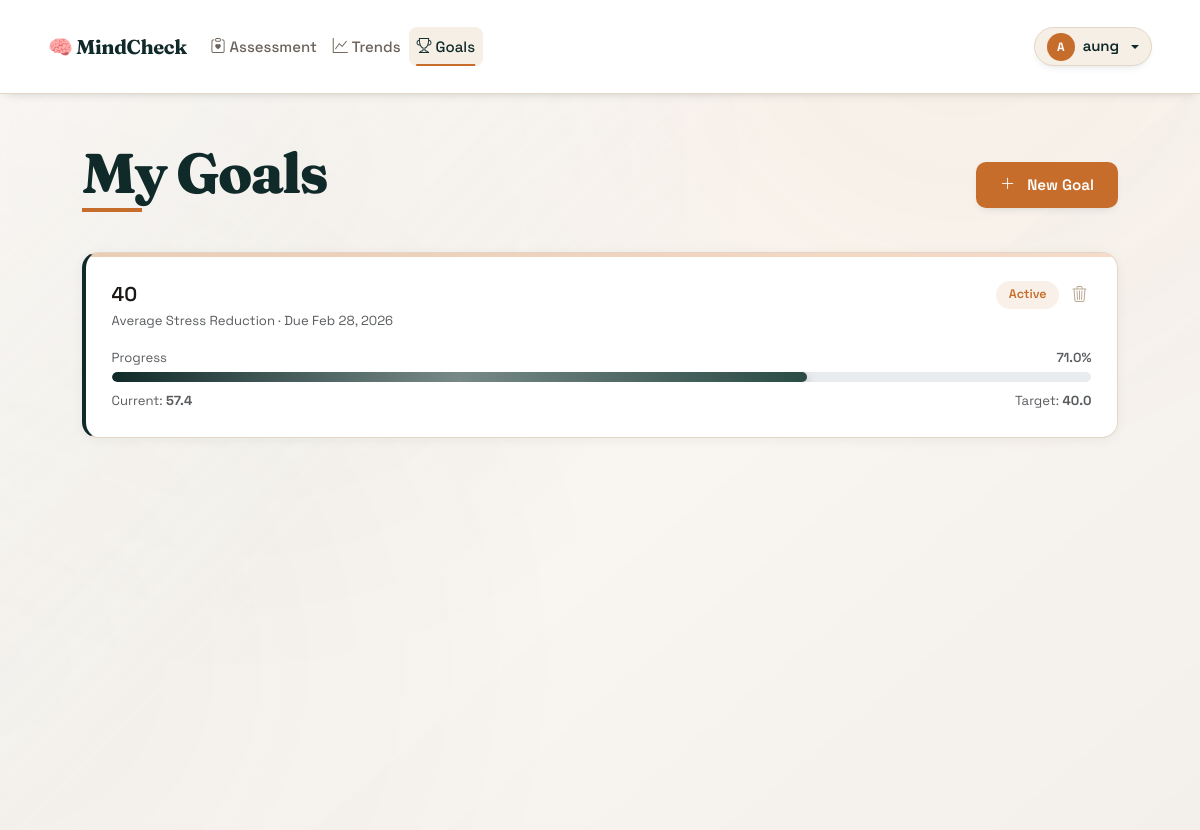
Before: /goals (signed in) with the older database file.
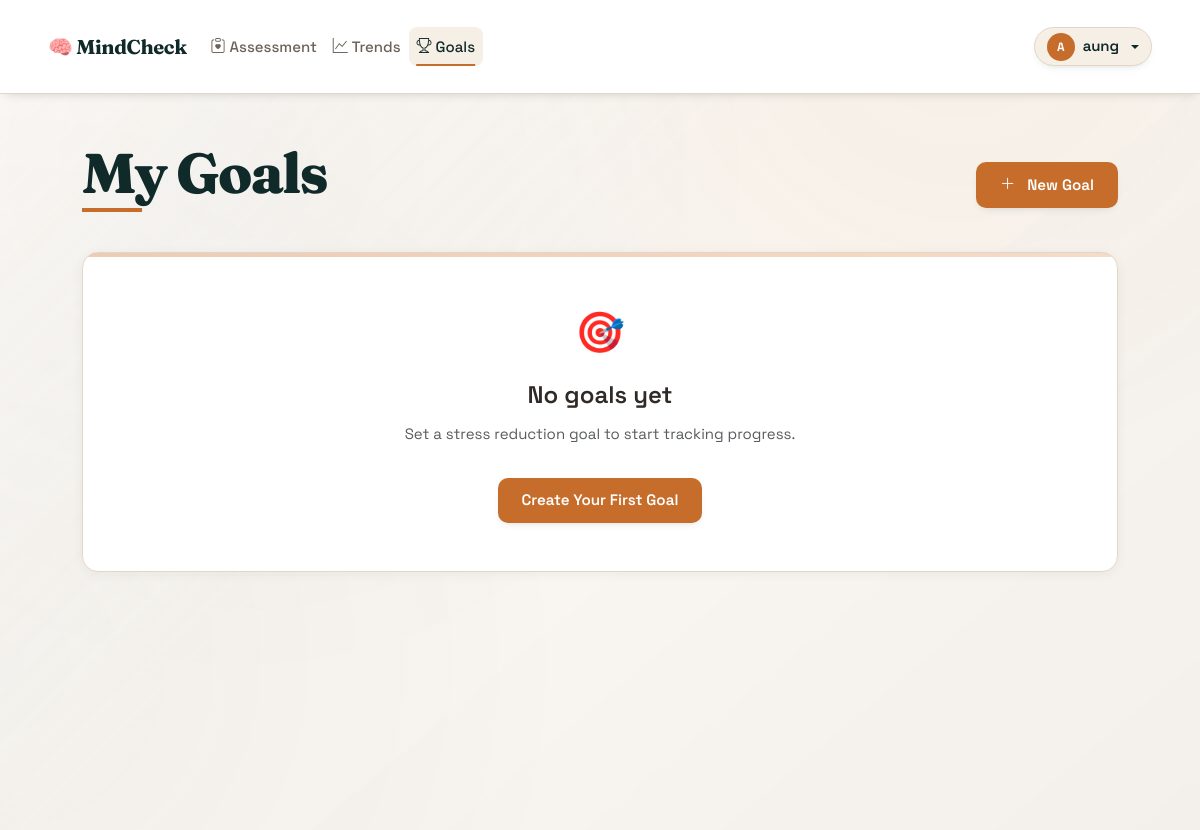
After: the same page with the newer database file.
### database.py (models this page shows, shortened)
class User(UserMixin, db.Model):
    __tablename__ = 'users'
    id = db.Column(db.Integer, primary_key=True)
    username = db.Column(db.String(80), unique=True, nullable=False, index=True)
    email = db.Column(db.String(120), unique=True, nullable=False, index=True)
    password_hash = db.Column(db.String(255), nullable=False)
    created_at = db.Column(db.DateTime, default=datetime.utcnow)
    goals = db.relationship('Goal', backref='user', lazy=True, cascade='all, delete-orphan')
    assessments = db.relationship('AssessmentEntry', backref='user', lazy=True, cascade='all, delete-orphan')

class Goal(db.Model):
    __tablename__ = 'goals'
    id = db.Column(db.Integer, primary_key=True)
    user_id = db.Column(db.Integer, db.ForeignKey('users.id'), nullable=False)
    goal_type = db.Column(db.String(50), nullable=False)  # 'avg_stress', 'peak_stress', 'streak_days'
    description = db.Column(db.String(255))
    target_value = db.Column(db.Float, nullable=False)
    current_value = db.Column(db.Float, default=0.0)
    deadline = db.Column(db.Date, nullable=True)
    created_at = db.Column(db.DateTime, default=datetime.utcnow)
    completed_at = db.Column(db.DateTime, nullable=True)
    status = db.Column(db.String(20), default='active')
    def calculate_progress(self):
        if self.goal_type in ['avg_stress', 'peak_stress']:
            if self.current_value <= self.target_value:
                return 100.0
            max_stress = 100.0  # Assuming stress is 0-100
            progress = max(0, (max_stress - self.current_value) / (max_stress - self.target_value) * 100)
            return min(100.0, progress)
        elif self.goal_type == 'streak_days':
            progress = (self.current_value / self.target_value) * 100
            return min(100.0, progress)
        return 0.0

### app.py (the view)
@app.route('/goals')
@login_required
def goals():
    user_goals = Goal.query.filter_by(user_id=current_user.id).order_by(Goal.created_at.desc()).all()
    return render_template('goals.html', goals=user_goals, user=current_user)

### app.py (called while the page is built)
@login_manager.user_loader
def load_user(user_id):
    return User.query.get(int(user_id))

### templates/goals.html (shortened to what this page needs)
{% extends "base.html" %}
{% block content %}
<div class="container py-5">
    <div class="page-header mb-4">
        <h1>My Goals</h1>
        <button class="btn btn-wizard-primary" data-bs-toggle="modal" data-bs-target="#createGoalModal">
            <i class="bi bi-plus-lg me-1"></i>New Goal
        </button>
    </div>
    {% if goals %}
    <div style="display:grid; gap:1.5rem;">
        {% for goal in goals %}
        <div class="result-card" style="border-left: 4px solid
            {% if goal.status == 'completed' %}var(--success-color)
            {% elif goal.status == 'expired' %}#636e72
            {% else %}var(--primary-color){% endif %};">
            <div class="d-flex justify-content-between align-items-start mb-3">
                <div>
                    <div class="fw-600 fs-5">{{ goal.description or 'Goal #' ~ goal.id }}</div>
                    <div class="text-muted small">
                        {% if goal.goal_type == 'avg_stress' %}Average Stress Reduction
                        {% elif goal.goal_type == 'peak_stress' %}Peak Stress Reduction
                        {% elif goal.goal_type == 'streak_days' %}Consistent Days
                        {% endif %}
                        {% if goal.deadline %} · Due {{ goal.deadline.strftime('%b %d, %Y') }}{% endif %}
                    </div>
                </div>
                <div class="d-flex gap-2 align-items-center">
                    {% if goal.status == 'completed' %}
                    <span class="badge-pill bg-success-soft text-success">✓ Completed</span>
                    {% elif goal.status == 'expired' %}
                    <span class="badge-pill bg-muted-soft text-muted">Expired</span>
                    {% else %}
                    <span class="badge-pill bg-primary-soft text-primary-dark">Active</span>
                    {% endif %}
                    <form method="POST" action="{{ url_for('delete_goal', goal_id=goal.id) }}"
                        onsubmit="return confirm('Delete this goal?');" class="mb-0">
                        <button type="submit" class="btn-icon-del" title="Delete goal">
                            <i class="bi bi-trash3"></i>
                        </button>
                    </form>
                </div>
            </div>
            <div class="d-flex justify-content-between small text-muted mb-1">
                <span>Progress</span>
                <span class="fw-600">{{ goal.calculate_progress()|round(1) }}%</span>
            </div>
            <div class="progress" style="height:10px; border-radius:99px;">
                <div class="progress-bar bg-accent"
                    style="width: {{ goal.calculate_progress() }}%; transition: width .8s ease;"></div>
            </div>
            <div class="d-flex justify-content-between small text-muted mt-2">
                <span>Current: <strong>{{ goal.current_value|round(1) }}</strong></span>
                <span>Target: <strong>{{ goal.target_value|round(1) }}</strong></span>
            </div>
        </div>
        {% endfor %}
    </div>
    {% else %}
    <div class="result-card text-center py-5">
        <div class="fs-1 mb-3">🎯</div>
        <h3>No goals yet</h3>
        <p class="text-muted">Set a stress reduction goal to start tracking progress.</p>
        <button class="btn btn-wizard-primary mt-3" data-bs-toggle="modal" data-bs-target="#createGoalModal">
            Create Your First Goal
        </button>
    </div>
    {% endif %}
</div>
{% endblock %}

### templates/base.html (shortened to what this page needs)
<!DOCTYPE html>
<html lang="en">
<head>
    <link href="https://cdn.jsdelivr.net/npm/bootstrap@5.3.3/dist/css/bootstrap.min.css" rel="stylesheet">
    <link href="https://cdn.jsdelivr.net/npm/bootstrap-icons@1.11.3/font/bootstrap-icons.css" rel="stylesheet">
    <link rel="stylesheet" href="{{ url_for('static', filename='style.css') }}">
</head>
<body>
    <nav class="navbar navbar-expand-md navbar-light sticky-top app-nav">
        <div class="container-fluid nav-inner">
            <a class="navbar-brand brand" href="{{ url_for('home') }}">
                🧠 MindCheck
            </a>
            <div class="collapse navbar-collapse" id="mainNav">
                <ul class="navbar-nav me-auto mb-2 mb-md-0">
                    {% if current_user.is_authenticated %}
                    <li class="nav-item">
                        <a class="nav-link {% if request.endpoint and request.endpoint.startswith('assess') %}active{% endif %}"
                           href="{{ url_for('assess_step1') }}">
                            <i class="bi bi-clipboard-heart me-1"></i>Assessment
                        </a>
                    </li>
                    <li class="nav-item">
                        <a class="nav-link {% if request.endpoint == 'history' %}active{% endif %}"
                           href="{{ url_for('history') }}">
                            <i class="bi bi-graph-up me-1"></i>Trends
                        </a>
                    </li>
                    <li class="nav-item">
                        <a class="nav-link {% if request.endpoint == 'goals' %}active{% endif %}"
                           href="{{ url_for('goals') }}">
                            <i class="bi bi-trophy me-1"></i>Goals
                        </a>
                    </li>
                    {% endif %}
                </ul>
                {% if current_user.is_authenticated %}
                <div class="dropdown">
                    <button class="btn btn-sm profile-btn dropdown-toggle d-flex align-items-center gap-2"
                            type="button" data-bs-toggle="dropdown" aria-expanded="false"
                            id="profileDropdown">
                        <span class="avatar-circle">{{ current_user.username[0].upper() }}</span>
                        <span class="d-none d-md-inline fw-600">{{ current_user.username }}</span>
                    </button>
                </div>
                {% else %}
                <a href="{{ url_for('login') }}" class="btn btn-sm btn-outline-dark">Sign in</a>
                {% endif %}
            </div>
        </div>
    </nav>
    <div class="toast-container position-fixed bottom-0 end-0 p-3" style="z-index: 9999;">
    </div>
    <main class="main-content">
        {% block content %}{% endblock %}
    </main>
</body>
</html>

Changed rows visible on the page:
removed Goal: description "40", shows "Average Stress Reduction", deadline "Feb 28, 2026", status "Active", calculate_progress "71.0", current_value "57.4", target_value "40.0"
Other visible differences:
text now shown: "🎯 No goals yet Set a stress reduction goal to start tracking progress. Create Your First Goal"
